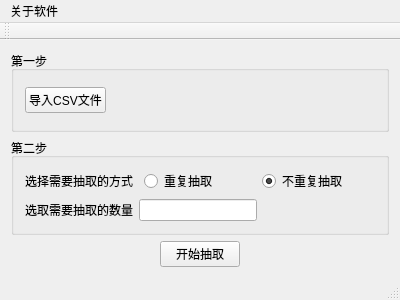
<?xml version="1.0" encoding="UTF-8"?>
<ui version="4.0">
 <class>MainWindow</class>
 <widget class="QMainWindow" name="MainWindow">
  <property name="geometry">
   <rect>
    <x>0</x>
    <y>0</y>
    <width>400</width>
    <height>300</height>
   </rect>
  </property>
  <property name="windowTitle">
   <string>MainWindow</string>
  </property>
  <widget class="QWidget" name="centralWidget">
   <layout class="QVBoxLayout" name="verticalLayout_2">
    <item>
     <widget class="QGroupBox" name="groupBox">
      <property name="title">
       <string>第一步</string>
      </property>
      <layout class="QHBoxLayout" name="horizontalLayout_2">
       <item>
        <layout class="QHBoxLayout" name="horizontalLayout">
         <item>
          <widget class="QPushButton" name="importButton">
           <property name="text">
            <string>导入CSV文件</string>
           </property>
          </widget>
         </item>
         <item>
          <spacer name="horizontalSpacer">
           <property name="orientation">
            <enum>Qt::Horizontal</enum>
           </property>
           <property name="sizeHint" stdset="0">
            <size>
             <width>40</width>
             <height>20</height>
            </size>
           </property>
          </spacer>
         </item>
        </layout>
       </item>
      </layout>
     </widget>
    </item>
    <item>
     <widget class="QGroupBox" name="groupBox_2">
      <property name="title">
       <string>第二步</string>
      </property>
      <layout class="QVBoxLayout" name="verticalLayout">
       <item>
        <layout class="QHBoxLayout" name="horizontalLayout_4">
         <item>
          <widget class="QLabel" name="label_2">
           <property name="text">
            <string>选择需要抽取的方式</string>
           </property>
          </widget>
         </item>
         <item>
          <widget class="QRadioButton" name="repeatRadioButton">
           <property name="text">
            <string>重复抽取</string>
           </property>
          </widget>
         </item>
         <item>
          <widget class="QRadioButton" name="unrepeatRadioButton">
           <property name="text">
            <string>不重复抽取</string>
           </property>
           <property name="checked">
            <bool>true</bool>
           </property>
          </widget>
         </item>
        </layout>
       </item>
       <item>
        <layout class="QHBoxLayout" name="horizontalLayout_3">
         <item>
          <widget class="QLabel" name="label">
           <property name="text">
            <string>选取需要抽取的数量</string>
           </property>
          </widget>
         </item>
         <item>
          <widget class="QLineEdit" name="randNumInput"/>
         </item>
         <item>
          <spacer name="horizontalSpacer_4">
           <property name="orientation">
            <enum>Qt::Horizontal</enum>
           </property>
           <property name="sizeHint" stdset="0">
            <size>
             <width>40</width>
             <height>20</height>
            </size>
           </property>
          </spacer>
         </item>
        </layout>
       </item>
      </layout>
     </widget>
    </item>
    <item>
     <layout class="QHBoxLayout" name="horizontalLayout_5">
      <item>
       <spacer name="horizontalSpacer_2">
        <property name="orientation">
         <enum>Qt::Horizontal</enum>
        </property>
        <property name="sizeHint" stdset="0">
         <size>
          <width>40</width>
          <height>20</height>
         </size>
        </property>
       </spacer>
      </item>
      <item>
       <widget class="QPushButton" name="startSamplyButton">
        <property name="text">
         <string>开始抽取</string>
        </property>
       </widget>
      </item>
      <item>
       <spacer name="horizontalSpacer_3">
        <property name="orientation">
         <enum>Qt::Horizontal</enum>
        </property>
        <property name="sizeHint" stdset="0">
         <size>
          <width>40</width>
          <height>20</height>
         </size>
        </property>
       </spacer>
      </item>
     </layout>
    </item>
   </layout>
  </widget>
  <widget class="QMenuBar" name="menuBar">
   <property name="geometry">
    <rect>
     <x>0</x>
     <y>0</y>
     <width>400</width>
     <height>23</height>
    </rect>
   </property>
   <widget class="QMenu" name="menu">
    <property name="title">
     <string>关于软件</string>
    </property>
    <addaction name="aboutAction"/>
   </widget>
   <addaction name="menu"/>
  </widget>
  <widget class="QToolBar" name="mainToolBar">
   <attribute name="toolBarArea">
    <enum>TopToolBarArea</enum>
   </attribute>
   <attribute name="toolBarBreak">
    <bool>false</bool>
   </attribute>
  </widget>
  <widget class="QStatusBar" name="statusBar"/>
  <action name="aboutAction">
   <property name="text">
    <string>使用说明</string>
   </property>
  </action>
 </widget>
 <layoutdefault spacing="6" margin="11"/>
 <resources/>
 <connections/>
</ui>
